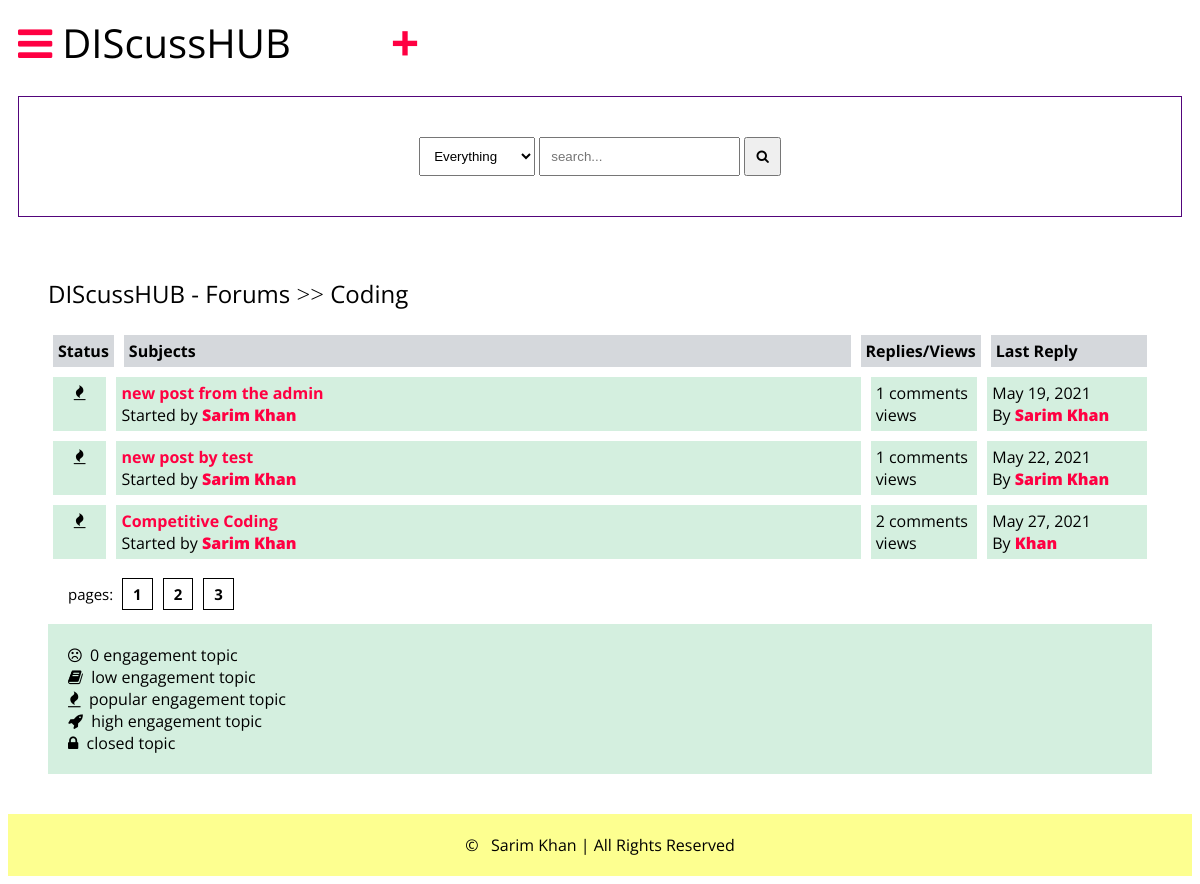
The app's page /posts/coding/ (signed in) with its own data.
### main/models.py (models this page shows, shortened)
class Category(models.Model):
    title=models.CharField(max_length=50)
    slug=models.SlugField(max_length=400, unique=True, blank=True)
    description= models.TextField(default="description")
    class Meta:
        verbose_name_plural="categories"
    def get_url(self):
        return reverse("posts", kwargs={
            "slug":self.slug
        })

class Post(models.Model):
    title=models.CharField(max_length=400)
    slug=models.SlugField(max_length=400, unique=True, blank=True)
    user=models.ForeignKey(Author, on_delete=models.CASCADE)
    content=HTMLField()
    categories=models.ManyToManyField(Category)
    date=models.DateField(auto_now_add=True)
    approved=models.BooleanField(default=False)
    hit_count_generic= GenericRelation(HitCount, object_id_field='object_pk', related_query_name='hit_count_generic_relation')
    tags=TaggableManager()
    comments=models.ManyToManyField(Comment, blank=True)
    def get_url(self):
        return reverse("detail", kwargs={
            "slug":self.slug
        })
    @property
    def num_comments(self):
        return self.comments.count()
    @property
    def last_reply(self):
        return self.comments.latest("date")

class Author(models.Model):
    user=models.ForeignKey(User, on_delete=models.CASCADE)
    fullname= models.CharField(max_length=40, blank=True)
    slug=models.SlugField(max_length=400, unique=True, blank=True)
    bio=HTMLField()
    points=models.IntegerField(default=0)
    profile_pic= ResizedImageField(size=[50, 80], quality=100, upload_to="authors", default=None, null=True)

class Comment(models.Model):
    user=models.ForeignKey(Author, on_delete=models.CASCADE)
    content=models.TextField()
    date=models.DateTimeField(auto_now_add=True)
    replies=models.ManyToManyField(Reply, blank=True)

### main/views.py (the view)
# urls.py: path("posts/<slug>/", posts, name="posts"),
def posts(request, slug):
    category=get_object_or_404(Category, slug=slug)
    posts=Post.objects.filter(approved=True, categories=category)
    context={
        "posts":posts,
        "forum":category,
    }
    return render(request, "posts.html", context)

### templates/posts.html
{% extends 'base.html' %}
{% load hitcount_tags %}
{% block content %}
    <div class="container">
        <div class="navigate">
            <span><a href="{% url 'home' %}">DIScussHUB - Forums</a> >> <a href="{{forum.get_url}}">{{forum.title}}</a></span>
        </div>
        <div class="posts-tables">
            <div class="table-head">
                <div class="status">Status</div>
                <div class="subjects">Subjects</div>
                <div class="replies">Replies/Views</div>
                <div class="last-reply">Last Reply</div>
            </div>
            {% for post in posts%}
            <div class="table-row">
                <div class="status"><i class="fa fa-fire"></i></div>
                <div class="subjects"><a href="{{post.get_url}}">{{post.title}}</a>
                <br>
                <span>Started by <b><a href="#">{{post.user.fullname|title}}</a></b></span>
                </div>
                <div class="replies">
                    {{post.num_comments}} comments <br>{% get_hit_count for post %} views
                </div>
                <div class="last-reply">
                    {{post.last_reply.date|date}}
                    <br>
                    By <b><a href="#">{{post.last_reply.user.fullname|title}}</a></b>
                </div>
            </div>
            {% endfor %}
        </div>
        <div class="pagination">
            pages: <a href="#">1</a><a href="#">2</a><a href="#">3</a>
        </div>
        <div class="notes">
            <span>
                <i class="fa fa-frown-o"></i>&nbsp; 0 engagement topic <br>
            </span>
            <span>
                <i class="fa fa-book"></i>&nbsp; low engagement topic <br>
            </span>
            <span>
                <i class="fa fa-fire"></i>&nbsp; popular engagement topic <br>
            </span>
            <span>
                <i class="fa fa-rocket"></i>&nbsp; high engagement topic <br>
            </span>
            <span>
                <i class="fa fa-lock"></i>&nbsp; closed topic
            </span>
        </div>
    </div>
    {% endblock content %}

### static/style.css (style rules this page uses)
* { box-sizing: border-box; }
html { font-size: 16px; font-family: 'Open Sans', sans-serif; background-color: #ffffff; }
a { color: #ff0042; font-weight: bolder; text-decoration: none; }
.container { margin: 20px; padding: 20px; }
.table-head { display: flex; }
.table-head div { padding: 5px; margin: 5px; background-color: #D5D8DC; font-weight: bold; }
.table-head .status { flex: 5%; }
.table-head .subjects { flex: 70%; }
.table-head .replies { flex: 10%; }
.table-head .last-reply { flex: 15%; }
.table-row { display: flex; }
.table-row .status, .table-row .subjects, .table-row .replies, .table-row .last-reply { padding: 5px; margin: 5px; background-color:#D4EFDF; }
.table-row .status { flex: 5%; font-size: 15px; text-align: center; }
.table-row .subjects { flex: 70%; }
.table-row .replies { flex: 10%; }
.table-row .last-reply { flex: 15%; }
.pagination { padding: 20px; font-size: 15px; }
.pagination a { color: #000; margin-inline: 5px; padding: 5px 10px; border: solid 0.5px #000; }
.navigate { margin-block: 20px; font-weight: lighter; font-size: 24px; }
.navigate a { color: #000; }
.notes { background-color: #D4EFDF; padding: 20px; display: block; }
.notes span { font-size: 16px; margin-block: 5px; }

### records on screen
Category: title "Coding"
Post: title "new post from the admin", user.fullname "Sarim Khan", num_comments "1", last_reply "May 19, 2021", last_reply.user.fullname "Sarim Khan"
Post: title "new post by test", user.fullname "Sarim Khan", num_comments "1", last_reply "May 22, 2021", last_reply.user.fullname "Sarim Khan"
Post: title "Competitive Coding", user.fullname "Sarim Khan", num_comments "2", last_reply "May 27, 2021", last_reply.user.fullname "Khan"
